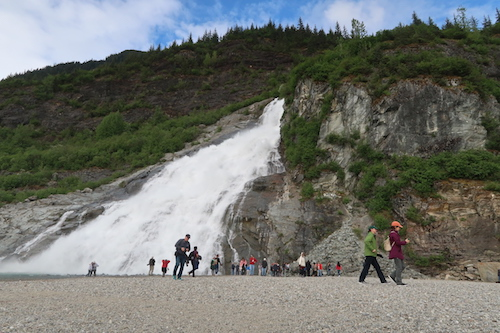
#> input picture 1.4_basic_image_processing/waterfall.jpg, 500 x 333 px
$ python crop.py --image ../waterfall.jpg
#> lines starting #> are read from the running program, lines starting #| are printed output that depends on the picture
import argparse
import cv2

ap = argparse.ArgumentParser()
ap.add_argument('-i', '--image', required=True, help='Path to input image')
args = ap.parse_args()

image = cv2.imread(args.image)
#> image is the input picture: shape (333, 500, 3); mean B, G, R 109.8, 115, 112.6
cv2.imshow("Original", image)
cv2.waitKey(0)

# use ../waterfall.jpg as example and supply a priori knowledge
# crop out a particular visitor
visitor = image[209:287, 344:428]
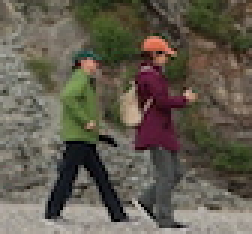
#> visitor: shape (78, 84, 3) (shown 3 times larger); mean B, G, R 79, 91.6, 97.8
cv2.imshow("Visitor", visitor)
cv2.waitKey(0)
# and the whole crowd
crowd = image[209:287, 76:428]
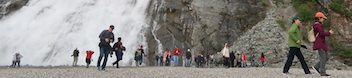
#> crowd: shape (78, 352, 3); mean B, G, R 130.8, 135.3, 138.3
cv2.imshow("Crowd", crowd)
cv2.waitKey(0)

# [13 lines of commented-out code are left out]

$ run again, with 1.4_basic_image_processing/wynn.png saved as 1.4_basic_image_processing/waterfall.jpg
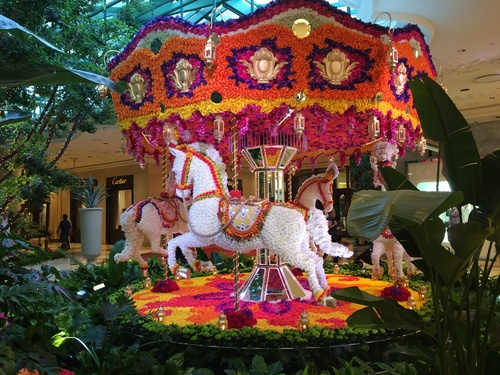
#> input picture 1.4_basic_image_processing/wynn.png, 500 x 375 px
#> image is the input picture: shape (375, 500, 3); mean B, G, R 59.6, 73.4, 96
#> `visitor = image[209:287, 344:428]`:
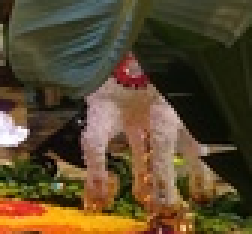
#> visitor: shape (78, 84, 3) (shown 3 times larger); mean B, G, R 45.4, 72.6, 89.2
#> `crowd = image[209:287, 76:428]`:
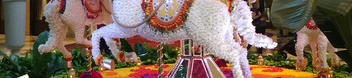
#> crowd: shape (78, 352, 3); mean B, G, R 90.3, 103.1, 123.4
